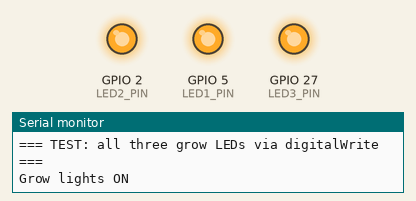
Recording of a sketch running on a simulated ESP32. On the bench: output pins drawn as LEDs (lit = HIGH), the last lines printed to the serial monitor.

Above: at 0.8 s.
At 3.8 s:
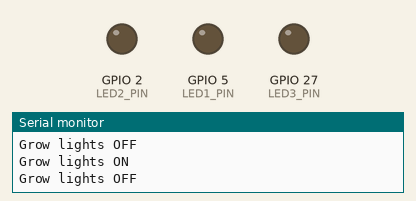
Timing chart, 0 to 4.9 s (numbered marks = the images above):
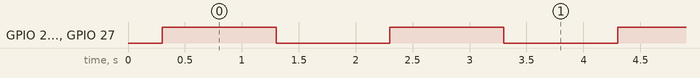

The sketch:

LED_Blink.ino
```cpp
/*
TEST LED1
#include <Arduino.h>

#define LED1_PIN 5

void setup() {
  Serial.begin(115200);
  delay(300);
  Serial.println(F("=== TEST: LED1 digitalWrite (GPIO5) ==="));
  pinMode(LED1_PIN, OUTPUT);
  digitalWrite(LED1_PIN, LOW);
}

void loop() {
  digitalWrite(LED1_PIN, HIGH);
  Serial.println(F("LED1 HIGH"));
  delay(500);
  digitalWrite(LED1_PIN, LOW);
  Serial.println(F("LED1 LOW"));
  delay(500);
}

TEST LED2

#include <Arduino.h>

#define LED2_PIN 2

void setup() {
  Serial.begin(115200);
  delay(300);
  Serial.println(F("=== TEST: LED2 digitalWrite (GPIO2) ==="));
  pinMode(LED2_PIN, OUTPUT);
  digitalWrite(LED2_PIN, LOW);
}

void loop() {
  digitalWrite(LED2_PIN, HIGH);
  Serial.println(F("LED2 HIGH"));
  delay(500);
  digitalWrite(LED2_PIN, LOW);
  Serial.println(F("LED2 LOW"));
  delay(500);
}


TEST LED3
#include <Arduino.h>

#define LED3_PIN 27

void setup() {
  Serial.begin(115200);
  delay(300);
  Serial.println(F("=== TEST: LED3 digitalWrite (GPIO27) ==="));
  pinMode(LED3_PIN, OUTPUT);
  digitalWrite(LED3_PIN, LOW);
}

void loop() {
  digitalWrite(LED3_PIN, HIGH);
  Serial.println(F("LED3 HIGH"));
  delay(500);
  digitalWrite(LED3_PIN, LOW);
  Serial.println(F("LED3 LOW"));
  delay(500);
}
*/


// TEST ALL 3 LEDS TOGETHER (GROW LIGHTS)

#include <Arduino.h>

#define LED1_PIN 5
#define LED2_PIN 2
#define LED3_PIN 27

void setup() {
  Serial.begin(115200);
  delay(300);
  Serial.println(F("=== TEST: all three grow LEDs via digitalWrite ==="));
  pinMode(LED1_PIN, OUTPUT);
  pinMode(LED2_PIN, OUTPUT);
  pinMode(LED3_PIN, OUTPUT);
  digitalWrite(LED1_PIN, LOW);
  digitalWrite(LED2_PIN, LOW);
  digitalWrite(LED3_PIN, LOW);
}

void loop() {
  Serial.println(F("Grow lights ON"));
  digitalWrite(LED1_PIN, HIGH);
  digitalWrite(LED2_PIN, HIGH);
  digitalWrite(LED3_PIN, HIGH);
  delay(1000);

  Serial.println(F("Grow lights OFF"));
  digitalWrite(LED1_PIN, LOW);
  digitalWrite(LED2_PIN, LOW);
  digitalWrite(LED3_PIN, LOW);
  delay(1000);
}
```

Measured:
- by itself, GPIO 2 (LED2_PIN), GPIO 5 (LED1_PIN), GPIO 27 (LED3_PIN): alternates HIGH for 1.0 s and LOW for 1.0 s
